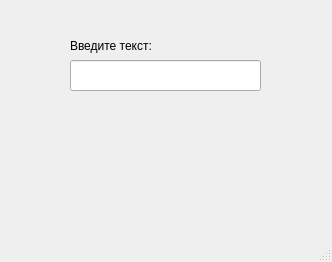
<?xml version="1.0" encoding="UTF-8"?>
<ui version="4.0">
 <class>MainWindow</class>
 <widget class="QMainWindow" name="MainWindow">
  <property name="geometry">
   <rect>
    <x>0</x>
    <y>0</y>
    <width>332</width>
    <height>262</height>
   </rect>
  </property>
  <property name="windowTitle">
   <string>MainWindow</string>
  </property>
  <widget class="QWidget" name="centralwidget">
   <widget class="QLabel" name="label">
    <property name="geometry">
     <rect>
      <x>70</x>
      <y>30</y>
      <width>191</width>
      <height>31</height>
     </rect>
    </property>
    <property name="text">
     <string>Введите текст:</string>
    </property>
   </widget>
   <widget class="QLineEdit" name="lineEdit">
    <property name="geometry">
     <rect>
      <x>70</x>
      <y>60</y>
      <width>191</width>
      <height>31</height>
     </rect>
    </property>
   </widget>
   <widget class="QLabel" name="labelResult">
    <property name="geometry">
     <rect>
      <x>70</x>
      <y>150</y>
      <width>191</width>
      <height>41</height>
     </rect>
    </property>
    <property name="font">
     <font>
      <pointsize>12</pointsize>
      <bold>true</bold>
     </font>
    </property>
    <property name="text">
     <string/>
    </property>
    <property name="alignment">
     <set>Qt::AlignCenter</set>
    </property>
   </widget>
  </widget>
  <widget class="QMenuBar" name="menubar">
   <property name="geometry">
    <rect>
     <x>0</x>
     <y>0</y>
     <width>332</width>
     <height>21</height>
    </rect>
   </property>
  </widget>
  <widget class="QStatusBar" name="statusbar"/>
 </widget>
 <resources/>
 <connections/>
</ui>
